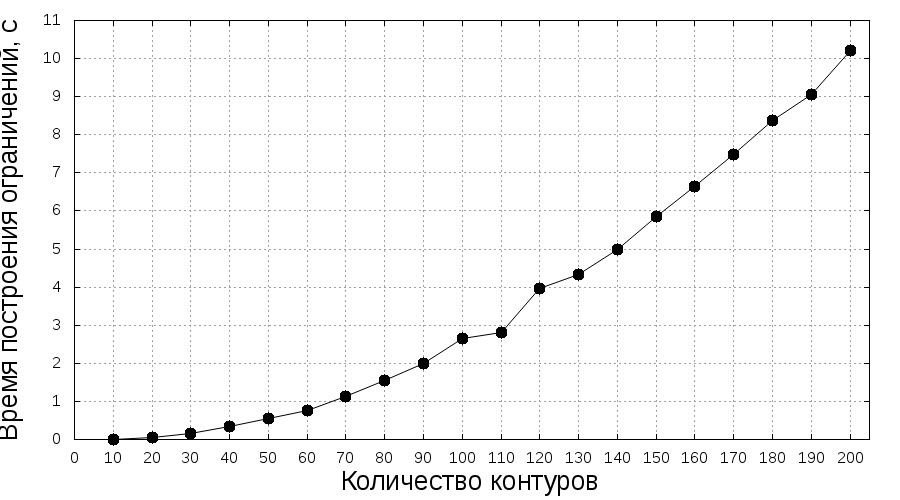

This figure's gnuplot source:
set terminal jpeg size 900,500
set xlabel 'Количество контуров' font ", 20"
set ylabel 'Время построения ограничений, с' font ", 20"
set output "Problem-preparation-time-graph.jpeg"
set xrange [0:205]
set xtics 10
set ytics 1
set key top left
set grid;
show grid

plot "performance_report.1_GIA.ipopt.linf.txt" u 1:3 w p pt 7 ps 2 linecolor rgb "black" notitle, \
"performance_report.1_GIA.ipopt.linf.txt" u 1:3 with lines notitle lt -1
